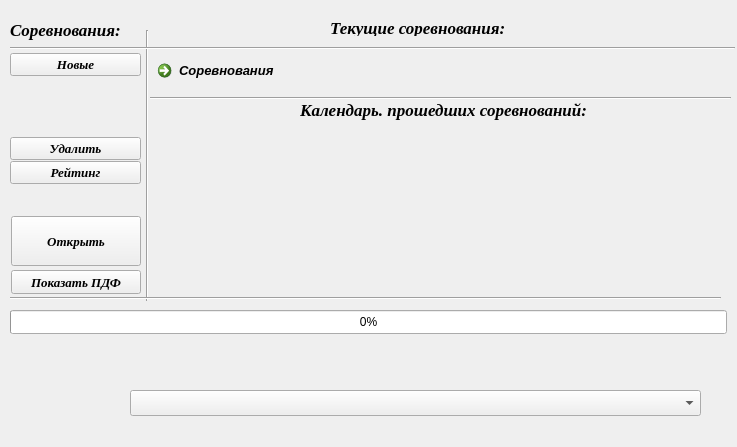
<?xml version="1.0" encoding="UTF-8"?>
<ui version="4.0">
 <class>Form</class>
 <widget class="QWidget" name="Form">
  <property name="geometry">
   <rect>
    <x>0</x>
    <y>0</y>
    <width>737</width>
    <height>447</height>
   </rect>
  </property>
  <property name="windowTitle">
   <string>Form</string>
  </property>
  <property name="autoFillBackground">
   <bool>false</bool>
  </property>
  <widget class="QCommandLinkButton" name="LinkButton">
   <property name="geometry">
    <rect>
     <x>150</x>
     <y>53</y>
     <width>571</width>
     <height>31</height>
    </rect>
   </property>
   <property name="font">
    <font>
     <family>Segoe UI</family>
     <pointsize>10</pointsize>
     <italic>true</italic>
     <strikeout>false</strikeout>
    </font>
   </property>
   <property name="text">
    <string>Соревнования</string>
   </property>
  </widget>
  <widget class="QComboBox" name="comboBox">
   <property name="geometry">
    <rect>
     <x>130</x>
     <y>390</y>
     <width>571</width>
     <height>26</height>
    </rect>
   </property>
   <property name="font">
    <font>
     <family>Times New Roman</family>
     <pointsize>12</pointsize>
     <italic>true</italic>
    </font>
   </property>
   <property name="insertPolicy">
    <enum>QComboBox::InsertAtBottom</enum>
   </property>
   <property name="sizeAdjustPolicy">
    <enum>QComboBox::AdjustToMinimumContentsLengthWithIcon</enum>
   </property>
   <property name="iconSize">
    <size>
     <width>20</width>
     <height>20</height>
    </size>
   </property>
   <property name="modelColumn">
    <number>0</number>
   </property>
  </widget>
  <widget class="QLabel" name="label">
   <property name="geometry">
    <rect>
     <x>330</x>
     <y>20</y>
     <width>321</width>
     <height>16</height>
    </rect>
   </property>
   <property name="font">
    <font>
     <family>Times New Roman</family>
     <pointsize>13</pointsize>
     <weight>75</weight>
     <italic>true</italic>
     <bold>true</bold>
    </font>
   </property>
   <property name="text">
    <string>Текущие соревнования:</string>
   </property>
  </widget>
  <widget class="QLabel" name="label_2">
   <property name="geometry">
    <rect>
     <x>300</x>
     <y>100</y>
     <width>351</width>
     <height>20</height>
    </rect>
   </property>
   <property name="font">
    <font>
     <family>Times New Roman</family>
     <pointsize>13</pointsize>
     <weight>75</weight>
     <italic>true</italic>
     <bold>true</bold>
    </font>
   </property>
   <property name="text">
    <string>Календарь. прошедших соревнований:</string>
   </property>
  </widget>
  <widget class="QLabel" name="label_3">
   <property name="geometry">
    <rect>
     <x>10</x>
     <y>20</y>
     <width>131</width>
     <height>20</height>
    </rect>
   </property>
   <property name="font">
    <font>
     <family>Times New Roman</family>
     <pointsize>13</pointsize>
     <weight>75</weight>
     <italic>true</italic>
     <bold>true</bold>
    </font>
   </property>
   <property name="text">
    <string>Соревнования:</string>
   </property>
  </widget>
  <widget class="Line" name="line">
   <property name="geometry">
    <rect>
     <x>137</x>
     <y>30</y>
     <width>20</width>
     <height>271</height>
    </rect>
   </property>
   <property name="orientation">
    <enum>Qt::Vertical</enum>
   </property>
  </widget>
  <widget class="Line" name="line_2">
   <property name="geometry">
    <rect>
     <x>10</x>
     <y>40</y>
     <width>725</width>
     <height>16</height>
    </rect>
   </property>
   <property name="orientation">
    <enum>Qt::Horizontal</enum>
   </property>
  </widget>
  <widget class="Line" name="line_3">
   <property name="geometry">
    <rect>
     <x>10</x>
     <y>290</y>
     <width>711</width>
     <height>16</height>
    </rect>
   </property>
   <property name="orientation">
    <enum>Qt::Horizontal</enum>
   </property>
  </widget>
  <widget class="QProgressBar" name="progressBar">
   <property name="geometry">
    <rect>
     <x>10</x>
     <y>310</y>
     <width>717</width>
     <height>24</height>
    </rect>
   </property>
   <property name="value">
    <number>0</number>
   </property>
  </widget>
  <widget class="QWidget" name="layoutWidget">
   <property name="geometry">
    <rect>
     <x>10</x>
     <y>53</y>
     <width>131</width>
     <height>131</height>
    </rect>
   </property>
   <layout class="QVBoxLayout" name="verticalLayout">
    <property name="spacing">
     <number>1</number>
    </property>
    <item>
     <widget class="QPushButton" name="Button_new">
      <property name="font">
       <font>
        <family>Times New Roman</family>
        <pointsize>10</pointsize>
        <weight>75</weight>
        <italic>true</italic>
        <bold>true</bold>
       </font>
      </property>
      <property name="text">
       <string>Новые</string>
      </property>
     </widget>
    </item>
    <item>
     <spacer name="verticalSpacer">
      <property name="orientation">
       <enum>Qt::Vertical</enum>
      </property>
      <property name="sizeHint" stdset="0">
       <size>
        <width>20</width>
        <height>40</height>
       </size>
      </property>
     </spacer>
    </item>
    <item>
     <widget class="QPushButton" name="Button_delete_old">
      <property name="font">
       <font>
        <family>Times New Roman</family>
        <pointsize>10</pointsize>
        <weight>75</weight>
        <italic>true</italic>
        <bold>true</bold>
       </font>
      </property>
      <property name="text">
       <string>Удалить</string>
      </property>
     </widget>
    </item>
    <item>
     <widget class="QPushButton" name="Button_R">
      <property name="font">
       <font>
        <family>Times New Roman</family>
        <pointsize>10</pointsize>
        <weight>75</weight>
        <italic>true</italic>
        <bold>true</bold>
       </font>
      </property>
      <property name="text">
       <string>Рейтинг</string>
      </property>
     </widget>
    </item>
   </layout>
  </widget>
  <widget class="Line" name="line_4">
   <property name="geometry">
    <rect>
     <x>150</x>
     <y>90</y>
     <width>581</width>
     <height>16</height>
    </rect>
   </property>
   <property name="orientation">
    <enum>Qt::Horizontal</enum>
   </property>
  </widget>
  <widget class="QPushButton" name="Button_view_pdf">
   <property name="geometry">
    <rect>
     <x>11</x>
     <y>270</y>
     <width>130</width>
     <height>24</height>
    </rect>
   </property>
   <property name="font">
    <font>
     <family>Times New Roman</family>
     <pointsize>10</pointsize>
     <weight>75</weight>
     <italic>true</italic>
     <bold>true</bold>
    </font>
   </property>
   <property name="text">
    <string>Показать ПДФ</string>
   </property>
  </widget>
  <widget class="QPushButton" name="Button_open">
   <property name="geometry">
    <rect>
     <x>11</x>
     <y>216</y>
     <width>130</width>
     <height>50</height>
    </rect>
   </property>
   <property name="font">
    <font>
     <family>Times New Roman</family>
     <pointsize>10</pointsize>
     <weight>75</weight>
     <italic>true</italic>
     <bold>true</bold>
    </font>
   </property>
   <property name="text">
    <string>Открыть</string>
   </property>
  </widget>
 </widget>
 <resources/>
 <connections/>
</ui>
